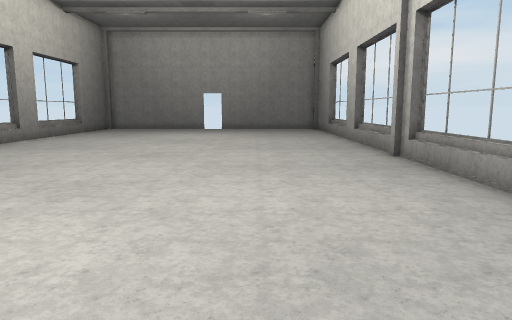
view 1 (above)

12 first-person views from a walk through a Unity game level. The camera is 1.4 m above the floor, tilts 8° down and sees 70° across. Doors are open. The floor is counted in squares, 1 m on a side. Each view is taken from the middle of a square. On the plan, view 1 faces up. The plan holds only what a view shows up to about 16 squares ahead; the rest is blank. Some animated figures are left out.

view 2
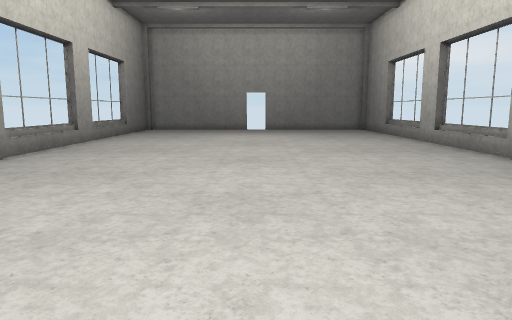

view 3
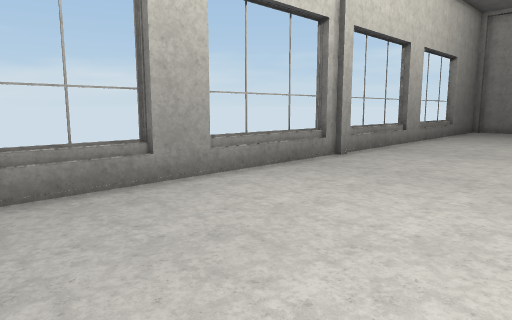

view 4
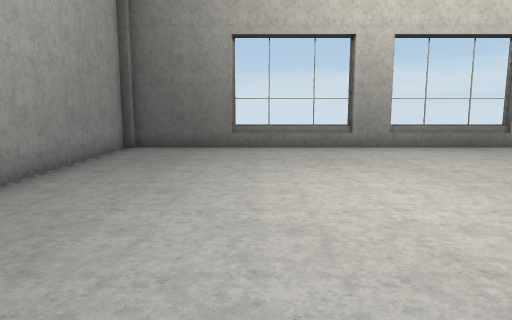

view 5
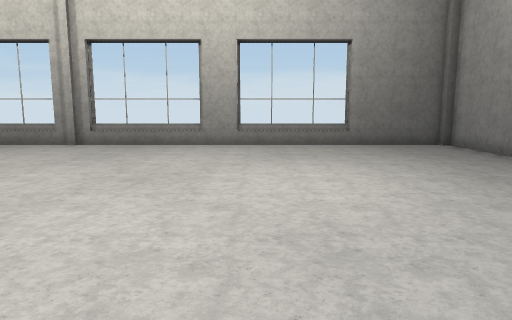

view 6
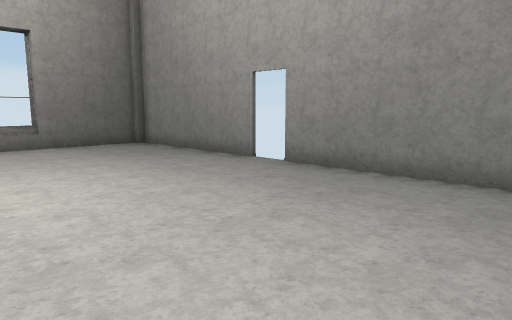

view 7
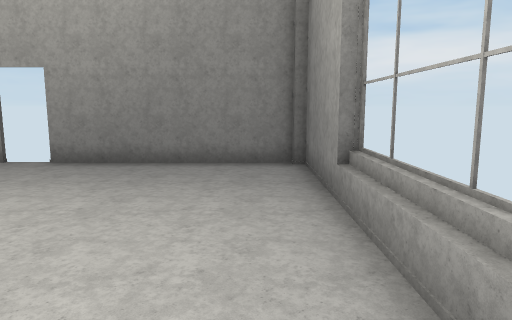

view 8
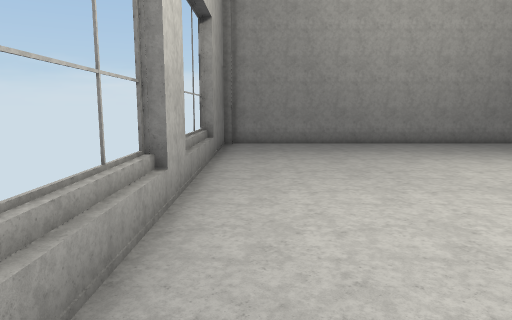

view 9
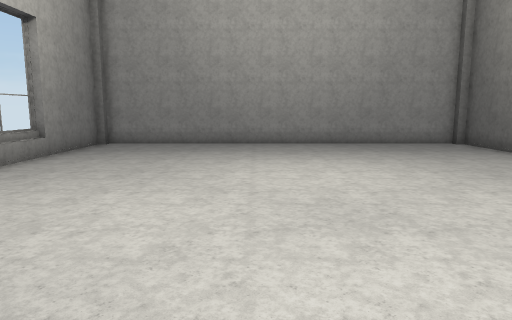

view 10
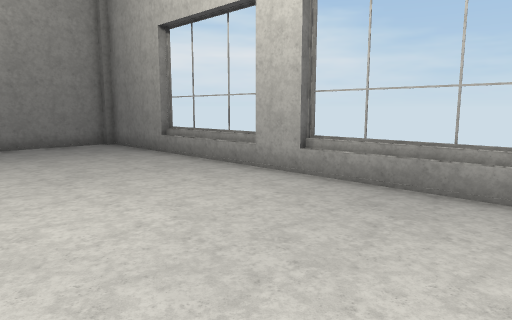

view 11
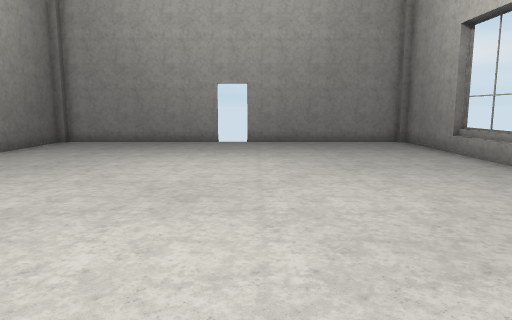

view 12
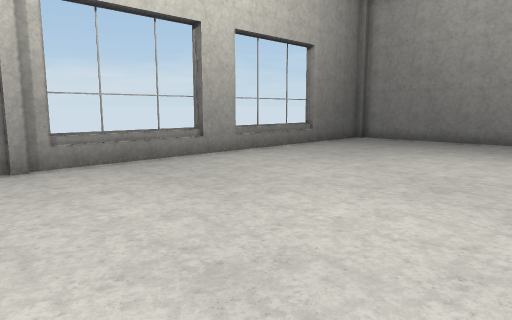

### Floor plan
Key: @ floor where view 1 was taken; # wall or solid block; . floor; / step, stairs or slope; D open door; = window, fence, low wall or low ledge.
Columns run from 11 left of view 1 to 5 right of it. Each row starts with its distance up from view 1.
 26  #######D#######
 25  #......D......#
 24  #.............#
 23  #.............#
 22 ##.............##
 21 =...............=
 20 #...............=
 19 =...............=
 18 =...............=
 17 ##.............##
 16 ##.............##
 15 =/..............=
 14 =/..............=
 13 =/..............=
 12 =/..............=
 11 #/..............#
 10 #/..............#
  9 =/..............=
  8 =/..............=
  7 =/..............=
  6 #/..............#
  5 #/..............#
  4 =/..............=
  3 =/..............=
  2 =/..............=
  1 =/..............=
  0 ##.........@...##
 -1  #.............#
 -2  #.............#
 -3  #.............#
 -4  ###############

Where each view was taken, in squares from view 1:
view 1: 0 up, 0 right, facing up
view 2: 1 up, 3 left, facing up
view 3: 1 up, 4 left, facing up-left
view 4: 1 up, 3 right, facing left
view 5: 18 up, 4 right, facing left
view 6: 18 up, 4 right, facing up-left
view 7: 16 up, 3 right, facing up
view 8: 11 up, 3 right, facing down
view 9: 11 up, 2 left, facing down
view 10: 11 up, 2 left, facing up-right
view 11: 10 up, 2 left, facing up
view 12: 9 up, 1 left, facing up-left
